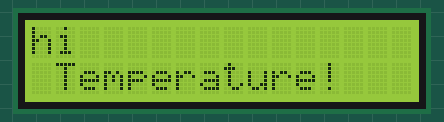
The sketch below on a simulated Arduino Uno, built with avr-gcc and run on an emulated ATmega328P. Shown: 16×2 character LCD.

Above: at 0.1 s.
At 2.1 s:
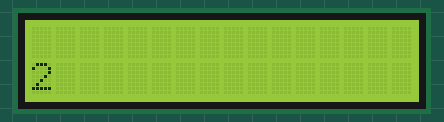
At 11.1 s:
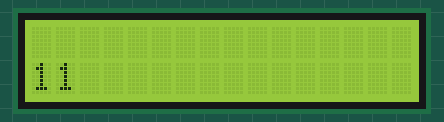
At 20.1 s:
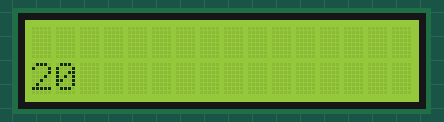
At 29.1 s:
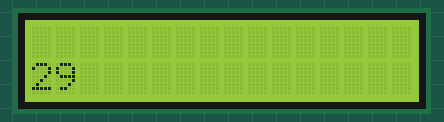
At 39.1 s:
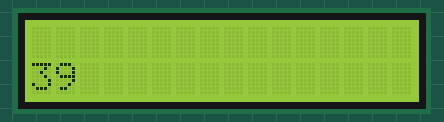

Measured:
- what the display in image 1 shows lasts 0.9 s, from 2.1 s to 3.0 s
- what the display in image 2 shows lasts 1.0 s, from 11.0 s to 12.0 s

The sketch:

sketch_aug11e.ino
```cpp
#include <LiquidCrystal.h>
const int rs = 2, en = 3, d4 = 5, d5 = 6, d6 = 7, d7 = 8;
LiquidCrystal lcd(rs, en, d4, d5, d6, d7);
#include <DFRobot_DHT11.h>
DFRobot_DHT11 DHT;
#define DHT11_PIN A0


void setup() {
  pinMode(A0,OUTPUT);
  lcd.begin(16,2);
  lcd.print("hi");
  lcd.setCursor(0, 2);
   lcd.print(" Temperature!");
  delay(2000);
  lcd.clear();
}

void loop() {
  lcd.setCursor(0, 1);
 lcd.print(millis() / 1000);
}
```
